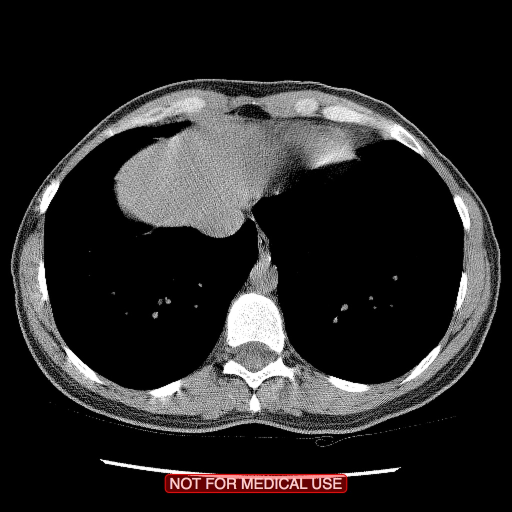
%> input picture ctScans/0571/Ct_Lung_Screen__0/unnamed_0/IM-0001-0080.jpg, 1024 x 1024 px (shown at 1/2 size)
$ octave testScript.m   (GNU Octave 9; MATLAB toolbox functions it lacks are replaced by stand-ins)
%> lines starting %> are read from the running program, lines starting %| are printed output that depends on the picture
### generateS.m
function [ sMat ] = generateS( mat )

% This function performs triangulation and generates S matrix

dim = size(mat);
dim = dim(1);
numPixels = dim^2;

% below is the vertex row array for the S matrix, initialized
vertices = zeros(numPixels, 3);

% filling the vertices array with each pixel of mat
for i = 1:numPixels
    vertexRow = [i, i, mat(i)];
    vertices(i,:) = vertexRow;
end

% now have all the vertex rows that contain their filtration values
% (intenisty vals)

% find the edge rows

edges = [];
edgeRelations = [1 dim (dim + 1)];


% iterate through all points

for i = 1:numPixels

    % generate all the possible edge pairs (not lower left and upper right
    % diagonals)

    for j = 1:length(edgeRelations)
        neighborIndex = i + edgeRelations(j);
        if neighborIndex < 1 || neighborIndex > numPixels
            continue;
        end
        newEntry = [i, neighborIndex, max(mat(i), mat(neighborIndex))];
        edges = [edges; newEntry];
    end

end

sMat = vertcat(vertices, edges);


end

### testScript.m
%% Test Script to Load and Examine CT Scan Jpegs
% Nicholas von Turkovich

path = '/Users/nbv3/Desktop/Math_Projects/LIDC-IDRI/Unnamed/Unnamed__0/unnamed_3000563/';
filename = 'IM-0001-0080.jpg';

image = rgb2gray(imread([path filename]));
%> image: size 1024x1024 uint8; min 0, max 255, mean 38.2
cropAmount = 480;
startCrop = cropAmount;
endCrop = length(image) - cropAmount;
%> endCrop = 544

croppedImage = double(image(startCrop:endCrop, startCrop:endCrop));
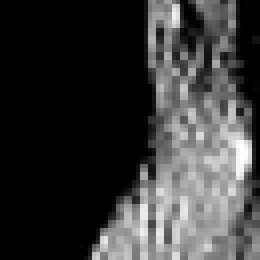
%> croppedImage: size 65x65 double (shown 4 times larger); min 0, max 255, mean 56.7

indicesToFloor = find(croppedImage < 120);
%> indicesToFloor = 3102 values from 1 to 4218
croppedImage(indicesToFloor) = 0;
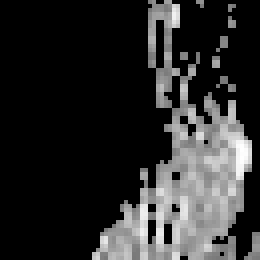
%> croppedImage: size 65x65 double (shown 4 times larger); min 0, max 255, mean 43.8

figure(1)
mesh(croppedImage);
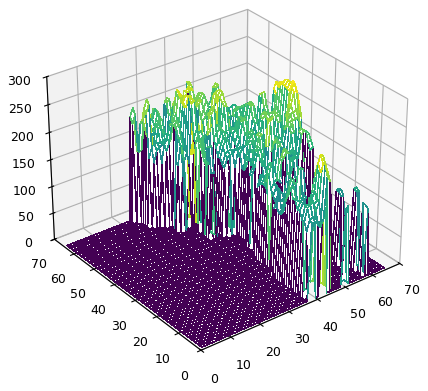
%> figure redrawn from the program's plot data


% Cropped image ready in uni-valued intensity grayscale
% start = tic;
 S = generateS(croppedImage);
%> the loop in generateS, `for i = 1:numPixels` made 4225 passes
%> vertexRow on passes 1 to 3: [1 1 0], [2 2 0], [3 3 0]
%
% stop = toc(start);
%
% stop

% compute persistence diagrams

%> (the run ends here)

$ run again, with ctScans/0571/Ct_Lung_Screen__0/unnamed_0/IM-0001-0008.jpg copied over ctScans/0571/Ct_Lung_Screen__0/unnamed_0/IM-0001-0080.jpg
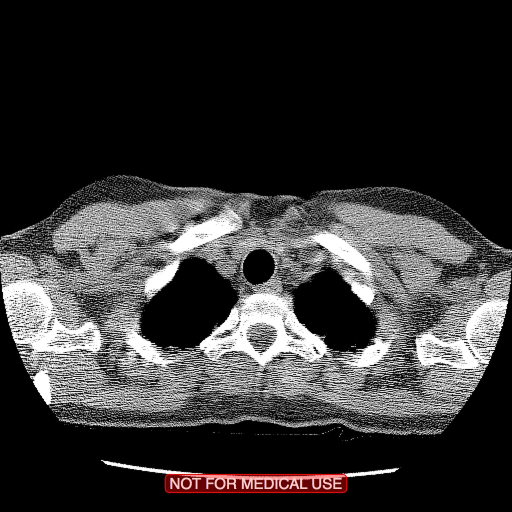
%> input picture ctScans/0571/Ct_Lung_Screen__0/unnamed_0/IM-0001-0008.jpg, 1024 x 1024 px (shown at 1/2 size)
%> indicesToFloor = 2732 values from 1 to 4225
%> `croppedImage(indicesToFloor) = 0;`:
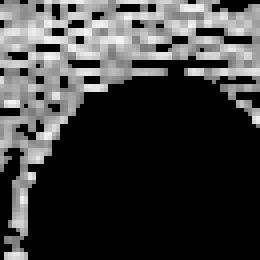
%> croppedImage: size 65x65 double (shown 4 times larger); min 0, max 245, mean 61.7
%> `mesh(croppedImage);`:
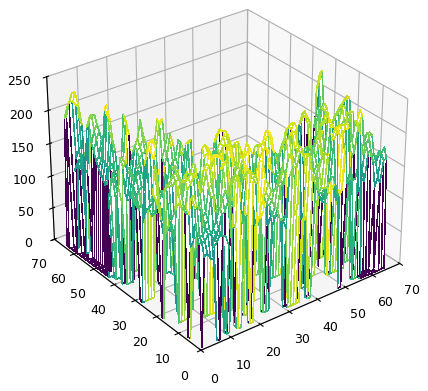
%> figure redrawn from the program's plot data
%> the loop in generateS, `for i = 1:numPixels` made 4225 passes
%> vertexRow on passes 1 to 3: [1 1 0], [2 2 151], [3 3 166]

$ run again, with ctScans/0571/Ct_Lung_Screen__0/unnamed_0/IM-0001-0011.jpg copied over ctScans/0571/Ct_Lung_Screen__0/unnamed_0/IM-0001-0080.jpg
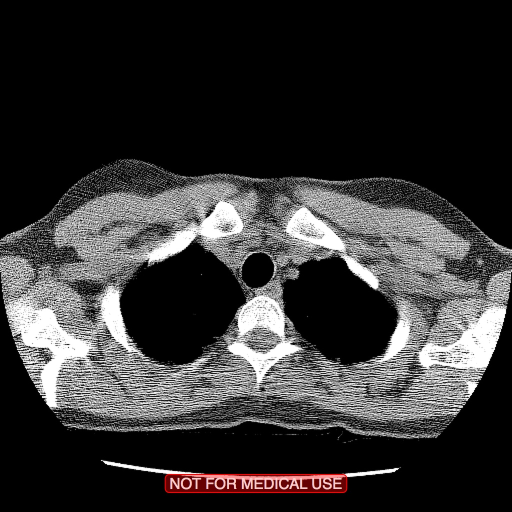
%> input picture ctScans/0571/Ct_Lung_Screen__0/unnamed_0/IM-0001-0011.jpg, 1024 x 1024 px (shown at 1/2 size)
%> `croppedImage = double(image(startCrop:endCrop, startCrop:endCrop));`:
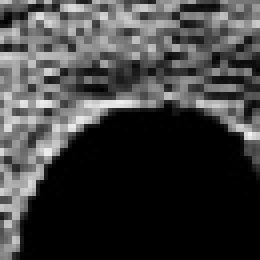
%> croppedImage: size 65x65 double (shown 4 times larger); min 0, max 242, mean 62.7
%> indicesToFloor = 3131 values from 2 to 4225
%> `mesh(croppedImage);`:
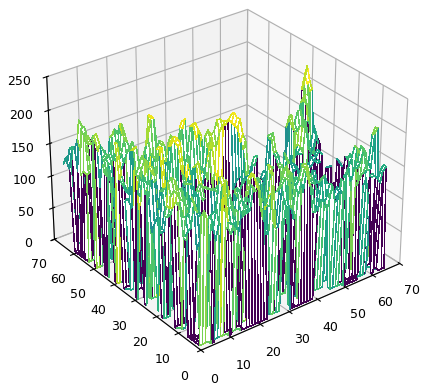
%> figure redrawn from the program's plot data
%> the loop in generateS, `for i = 1:numPixels` made 4225 passes
%> vertexRow on passes 1 to 3: [1 1 191], [2 2 0], [3 3 0]
